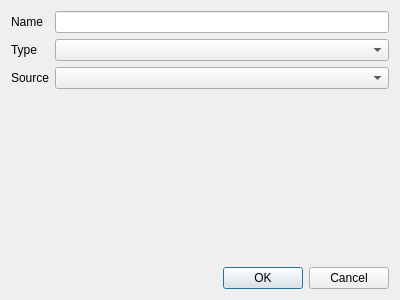
<?xml version="1.0" encoding="UTF-8"?>
<ui version="4.0">
 <class>NewProjectDialog</class>
 <widget class="QDialog" name="NewProjectDialog">
  <property name="geometry">
   <rect>
    <x>0</x>
    <y>0</y>
    <width>400</width>
    <height>300</height>
   </rect>
  </property>
  <property name="windowTitle">
   <string>Add a project</string>
  </property>
  <layout class="QVBoxLayout" name="verticalLayout">
   <item>
    <layout class="QFormLayout" name="formLayout">
     <item row="0" column="0">
      <widget class="QLabel" name="nameLabel">
       <property name="text">
        <string>Name</string>
       </property>
      </widget>
     </item>
     <item row="0" column="1">
      <widget class="QLineEdit" name="nameEdit">
       <property name="minimumSize">
        <size>
         <width>200</width>
         <height>0</height>
        </size>
       </property>
      </widget>
     </item>
     <item row="1" column="0">
      <widget class="QLabel" name="typeLabel">
       <property name="text">
        <string>Type</string>
       </property>
      </widget>
     </item>
     <item row="1" column="1">
      <widget class="QComboBox" name="typeCombo"/>
     </item>
     <item row="2" column="0">
      <widget class="QLabel" name="sourceLabel">
       <property name="text">
        <string>Source</string>
       </property>
      </widget>
     </item>
     <item row="2" column="1">
      <widget class="QComboBox" name="sourceCombo"/>
     </item>
    </layout>
   </item>
   <item>
    <widget class="QDialogButtonBox" name="buttonBox">
     <property name="orientation">
      <enum>Qt::Horizontal</enum>
     </property>
     <property name="standardButtons">
      <set>QDialogButtonBox::Cancel|QDialogButtonBox::Ok</set>
     </property>
    </widget>
   </item>
  </layout>
 </widget>
 <resources/>
 <connections>
  <connection>
   <sender>buttonBox</sender>
   <signal>accepted()</signal>
   <receiver>NewProjectDialog</receiver>
   <slot>accept()</slot>
   <hints>
    <hint type="sourcelabel">
     <x>248</x>
     <y>254</y>
    </hint>
    <hint type="destinationlabel">
     <x>157</x>
     <y>274</y>
    </hint>
   </hints>
  </connection>
  <connection>
   <sender>buttonBox</sender>
   <signal>rejected()</signal>
   <receiver>NewProjectDialog</receiver>
   <slot>reject()</slot>
   <hints>
    <hint type="sourcelabel">
     <x>316</x>
     <y>260</y>
    </hint>
    <hint type="destinationlabel">
     <x>286</x>
     <y>274</y>
    </hint>
   </hints>
  </connection>
 </connections>
</ui>
